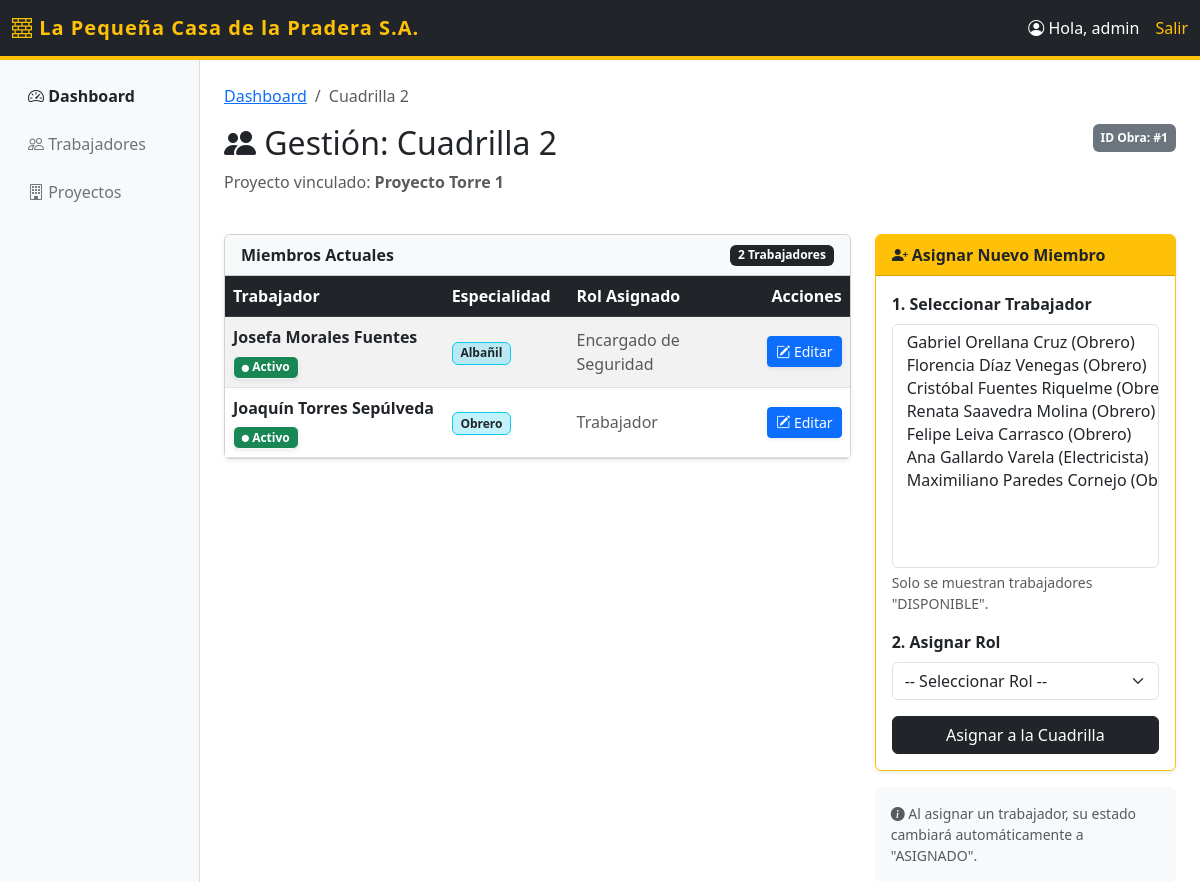
The app's page /cuadrilla/2/ (signed in) with its own data.
### cuadrillas/models.py (models this page shows, shortened)
class Cuadrilla(models.Model):
    nombre = models.CharField(max_length=100)
    proyecto = models.ForeignKey(Proyecto, on_delete=models.CASCADE, related_name='cuadrillas')
    miembros = models.ManyToManyField(Trabajador, through='MiembroCuadrilla')

class Proyecto(models.Model):
    ESTADOS = [
        ('PLANIFICADO', 'Planificado'),
        ('EN_CURSO', 'En Curso'),
        ('FINALIZADO', 'Finalizado'),
    ]
    nombre = models.CharField(max_length=100)
    estado = models.CharField(max_length=20, choices=ESTADOS, default='PLANIFICADO')
    fecha_inicio = models.DateField()
    fecha_termino = models.DateField(null=True, blank=True)
    jefe_proyecto = models.ForeignKey(User, on_delete=models.SET_NULL, null=True, related_name='proyectos_a_cargo')

class MiembroCuadrilla(models.Model):
    cuadrilla = models.ForeignKey(Cuadrilla, on_delete=models.CASCADE)
    trabajador = models.ForeignKey(Trabajador, on_delete=models.CASCADE)
    rol = models.ForeignKey(Rol, on_delete=models.SET_NULL, null=True)
    fecha_asignacion = models.DateField(auto_now_add=True)
    class Meta:
        unique_together = ('cuadrilla', 'trabajador')

class Trabajador(models.Model):
    DISPONIBILIDAD = [
        ('DISPONIBLE', 'Disponible'),
        ('ASIGNADO', 'Asignado'),
        ('NO_DISPONIBLE', 'No Disponible')
    ]
    usuario = models.OneToOneField(User, on_delete=models.CASCADE, primary_key=True)
    primer_nombre = models.CharField(max_length=50)
    segundo_nombre = models.CharField(max_length=50, blank=True, null=True)
    apellido_paterno = models.CharField(max_length=50)
    apellido_materno = models.CharField(max_length=50)
    especialidad = models.CharField(max_length=100)
    disponibilidad = models.CharField(max_length=20, choices=DISPONIBILIDAD, default='DISPONIBLE')
    @property
    def nombre_completo(self):
        nombres = [self.primer_nombre, self.segundo_nombre, self.apellido_paterno, self.apellido_materno]
        return " ".join(filter(None, nombres))

class Rol(models.Model):
    nombre_rol = models.CharField(max_length=50)

### cuadrillas/views.py (the view, shortened to what this page needs)
# urls.py: path('cuadrilla/<int:id>/', views.detalle_cuadrilla, name='detalle_cuadrilla'),
@login_required
def detalle_cuadrilla(request, id):
    cuadrilla = get_object_or_404(Cuadrilla, id=id)
    if not request.user.is_superuser and cuadrilla.proyecto.jefe_proyecto != request.user:
        messages.error(request, "Acceso denegado: No eres el Jefe de este proyecto.")
        return redirect('dashboard')
    es_jefe_o_admin = request.user.is_superuser or cuadrilla.proyecto.jefe_proyecto == request.user
    miembros = MiembroCuadrilla.objects.filter(cuadrilla=cuadrilla)
    trabajadores_disponibles = Trabajador.objects.filter(disponibilidad='DISPONIBLE')
    roles_disponibles = Rol.objects.all()
    todas_las_cuadrillas = Cuadrilla.objects.all()
    opciones_disponibilidad = Trabajador.DISPONIBILIDAD
    return render(request, 'cuadrillas/detalle_cuadrilla.html', {
        'cuadrilla': cuadrilla,
        'miembros': miembros,
        'trabajadores': trabajadores_disponibles,
        'roles': roles_disponibles,
        'todas_las_cuadrillas': todas_las_cuadrillas,
        'opciones_disponibilidad': opciones_disponibilidad,
        'es_autorizado': es_jefe_o_admin,
    })

### cuadrillas/templates/cuadrillas/detalle_cuadrilla.html (shortened to what this page needs)
{% extends 'cuadrillas/base.html' %}
{% block content %}
<nav aria-label="breadcrumb">
  <ol class="breadcrumb">
    <li class="breadcrumb-item"><a href="{% url 'dashboard' %}">Dashboard</a></li>
    <li class="breadcrumb-item active" aria-current="page">{{ cuadrilla.nombre }}</li>
  </ol>
</nav>
<div class="row mb-4">
    <div class="col-md-8">
        <h2><i class="bi bi-people-fill"></i> Gestión: {{ cuadrilla.nombre }}</h2>
        <p class="text-muted">Proyecto vinculado: <strong>{{ cuadrilla.proyecto.nombre }}</strong></p>
    </div>
    <div class="col-md-4 text-end">
        <span class="badge bg-secondary p-2">ID Obra: #{{ cuadrilla.proyecto.id }}</span>
    </div>
</div>
<div class="row">
    <div class="col-lg-8">
        <div class="card shadow-sm">
            <div class="card-header bg-light fw-bold d-flex justify-content-between align-items-center">
                <span>Miembros Actuales</span>
                <span class="badge bg-dark">{{ miembros.count }} Trabajadores</span>
            </div>
            <div class="card-body p-0">
                <table class="table table-hover table-striped mb-0 align-middle">
                    <thead class="table-dark">
                        <tr>
                            <th style="width: 35%;">Trabajador</th>
                            <th style="width: 20%;">Especialidad</th>
                            <th style="width: 25%;">Rol Asignado</th>
                            <th class="text-end" style="width: 20%;">Acciones</th>
                        </tr>
                    </thead>
                    <tbody>
                        {% for m in miembros %}
                        <tr>
                            <td>
                                <div class="fw-bold">{{ m.trabajador.nombre_completo }}</div>
                                <div class="mt-1">
                                    {% if m.trabajador.disponibilidad == 'ASIGNADO' %}
                                        <span class="badge bg-success text-white border border-light shadow-sm" style="font-size: 0.75em;">
                                            <i class="bi bi-circle-fill" style="font-size: 0.6em;"></i> Activo
                                        </span>
                                    {% elif m.trabajador.disponibilidad == 'NO_DISPONIBLE' %}
                                        <span class="badge bg-danger text-white border border-light shadow-sm" style="font-size: 0.75em;">
                                            <i class="bi bi-x-circle-fill" style="font-size: 0.6em;"></i> Licencia/Baja
                                        </span>
                                    {% else %}
                                        <span class="badge bg-secondary text-white border border-light shadow-sm" style="font-size: 0.75em;">
                                            <i class="bi bi-dash-circle" style="font-size: 0.6em;"></i> {{ m.trabajador.get_disponibilidad_display }}
                                        </span>
                                    {% endif %}
                                </div>
                            </td>
                            <td>
                                <span class="badge bg-info text-dark bg-opacity-25 border border-info">
                                    {{ m.trabajador.especialidad }}
                                </span>
                            </td>
                            <td>
                                {% if "Líder" in m.rol.nombre_rol %}
                                    <span class="badge bg-warning text-dark border border-warning">
                                        <i class="bi bi-star-fill"></i> {{ m.rol.nombre_rol }}
                                    </span>
                                {% else %}
                                    <span class="text-muted">{{ m.rol.nombre_rol }}</span>
                                {% endif %}
                            </td>
                            <td class="text-end">
                                {% if es_autorizado %}
                                    <button type="button" class="btn btn-primary btn-sm shadow-sm" data-bs-toggle="modal" data-bs-target="#editarMiembroModal-{{ m.id }}">
                                        <i class="bi bi-pencil-square"></i> Editar
                                    </button>
                                {% else %}
                                    <span class="text-muted small"><i class="bi bi-lock"></i> Ver</span>
                                {% endif %}
                            </td>
                        </tr>
                        {% endfor %}
                    </tbody>
                </table>
            </div>
        </div>
    </div>
    <div class="col-lg-4">
        {% if es_autorizado %}
            <div class="card border-warning shadow-sm">
                <div class="card-header bg-warning text-dark fw-bold">
                    <i class="bi bi-person-plus-fill"></i> Asignar Nuevo Miembro
                </div>
                <div class="card-body">
                    <form method="POST">
                        <div class="mb-3">
                            <label class="form-label fw-bold">1. Seleccionar Trabajador</label>
                            <select name="trabajador" class="form-select" size="10" required>
                                {% for t in trabajadores %}
                                <option value="{{ t.pk }}">
                                </option>
                                {% empty %}
                                <option disabled>No hay personal disponible</option>
                                {% endfor %}
                            </select>
                            <div class="form-text">Solo se muestran trabajadores "DISPONIBLE".</div>
                        </div>
                        <div class="mb-3">
                            <label class="form-label fw-bold">2. Asignar Rol</label>
                            <select name="rol" class="form-select" required>
                                <option value="" selected>-- Seleccionar Rol --</option>
                            </select>
                        </div>
                        <div class="d-grid">
                            <button type="submit" class="btn btn-dark">Asignar a la Cuadrilla</button>
                        </div>
                    </form>
                </div>
            </div>
            <div class="card mt-3 bg-light border-0">
                <div class="card-body small text-muted">
                    <i class="bi bi-info-circle-fill"></i>
                    Al asignar un trabajador, su estado cambiará automáticamente a "ASIGNADO".
                </div>
            </div>
        {% else %}
            <div class="alert alert-warning shadow-sm">
                <h5 class="alert-heading"><i class="bi bi-shield-lock-fill"></i> Modo Lectura</h5>
                <p class="mb-0">No tienes permisos para modificar esta cuadrilla porque no eres el Jefe de este Proyecto.</p>
            </div>
        {% endif %}
    </div>
</div>
{% endblock %}

### cuadrillas/templates/cuadrillas/base.html (shortened to what this page needs)
<!DOCTYPE html>
<html lang="es">
<head>
    <link href="https://cdn.jsdelivr.net/npm/bootstrap@5.3.0/dist/css/bootstrap.min.css" rel="stylesheet">
    <link rel="stylesheet" href="https://cdn.jsdelivr.net/npm/bootstrap-icons@1.11.0/font/bootstrap-icons.css">
</head>
<body>
    <nav class="navbar navbar-expand-lg navbar-dark navbar-custom">
        <div class="container-fluid">
            <a class="navbar-brand brand-text" href="{% url 'dashboard' %}">
                <i class="bi bi-bricks"></i> La Pequeña Casa de la Pradera S.A.
            </a>
            <div class="d-flex text-white">
                <span class="me-3"><i class="bi bi-person-circle"></i> Hola, {{ user.username }}</span>
                <a href="{% url 'logout' %}" class="text-warning text-decoration-none">Salir</a>
            </div>
        </div>
    </nav>
    <div class="container-fluid">
        <div class="row">
            <nav class="col-md-2 d-none d-md-block bg-sidebar pt-3">
                <ul class="nav flex-column">
                    <li class="nav-item mb-2">
                        <a class="nav-link active text-dark fw-bold" href="{% url 'dashboard' %}">
                            <i class="bi bi-speedometer2"></i> Dashboard
                        </a>
                    </li>
                    <li class="nav-item mb-2">
                        <a class="nav-link text-secondary" href="#">
                            <i class="bi bi-people"></i> Trabajadores
                        </a>
                    </li>
                    <li class="nav-item mb-2">
                        <a class="nav-link text-secondary" href="#">
                            <i class="bi bi-building"></i> Proyectos
                        </a>
                    </li>
                </ul>
            </nav>
            <main class="col-md-10 ms-sm-auto col-lg-10 px-md-4 pt-4">
                {% block content %}
                {% endblock %}
            </main>
        </div>
    </div>
</body>
</html>

### cuadrillas/templates/cuadrillas/base.html (style rules this page uses)
.navbar-custom { background-color: #212529; border-bottom: 4px solid #ffc107; }
.brand-text { color: #ffc107; font-weight: bold; letter-spacing: 1px; }
.bg-sidebar { background-color: #f8f9fa; min-height: 100vh; border-right: 1px solid #ddd; }

### records on screen
Cuadrilla: nombre "Cuadrilla 2", proyecto.nombre "Proyecto Torre 1", proyecto.id "1"
MiembroCuadrilla: trabajador.nombre_completo "Josefa Morales Fuentes", shows "Activo", trabajador.especialidad "Albañil", rol.nombre_rol "Encargado de Seguridad"
MiembroCuadrilla: trabajador.nombre_completo "Joaquín Torres Sepúlveda", shows "Activo", trabajador.especialidad "Obrero", rol.nombre_rol "Trabajador"

### other values on screen
{{ user.username }} "admin"
{{ miembros.count }} "2"
